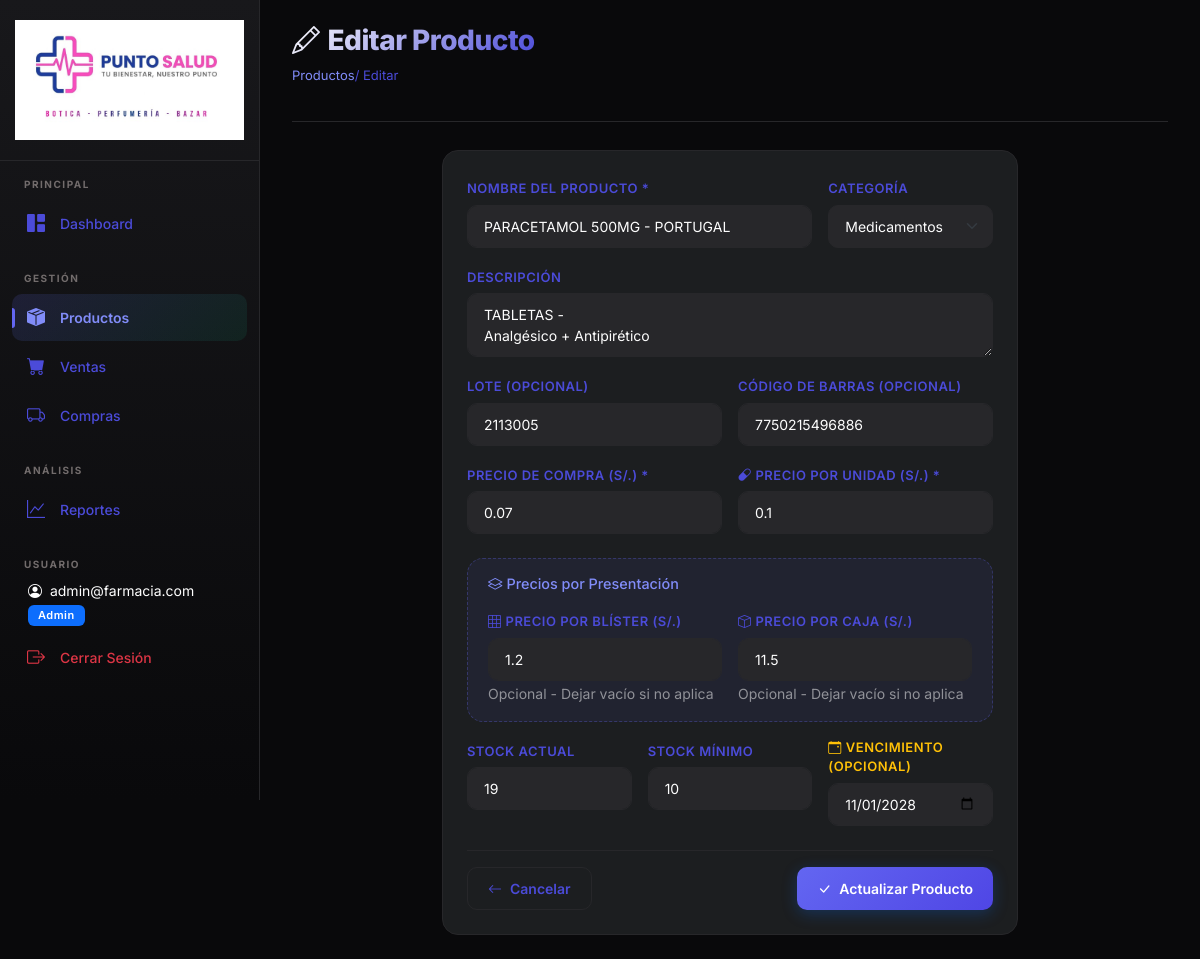
/productos/179/editar (signed in), run on an earlier commit of the app's database.
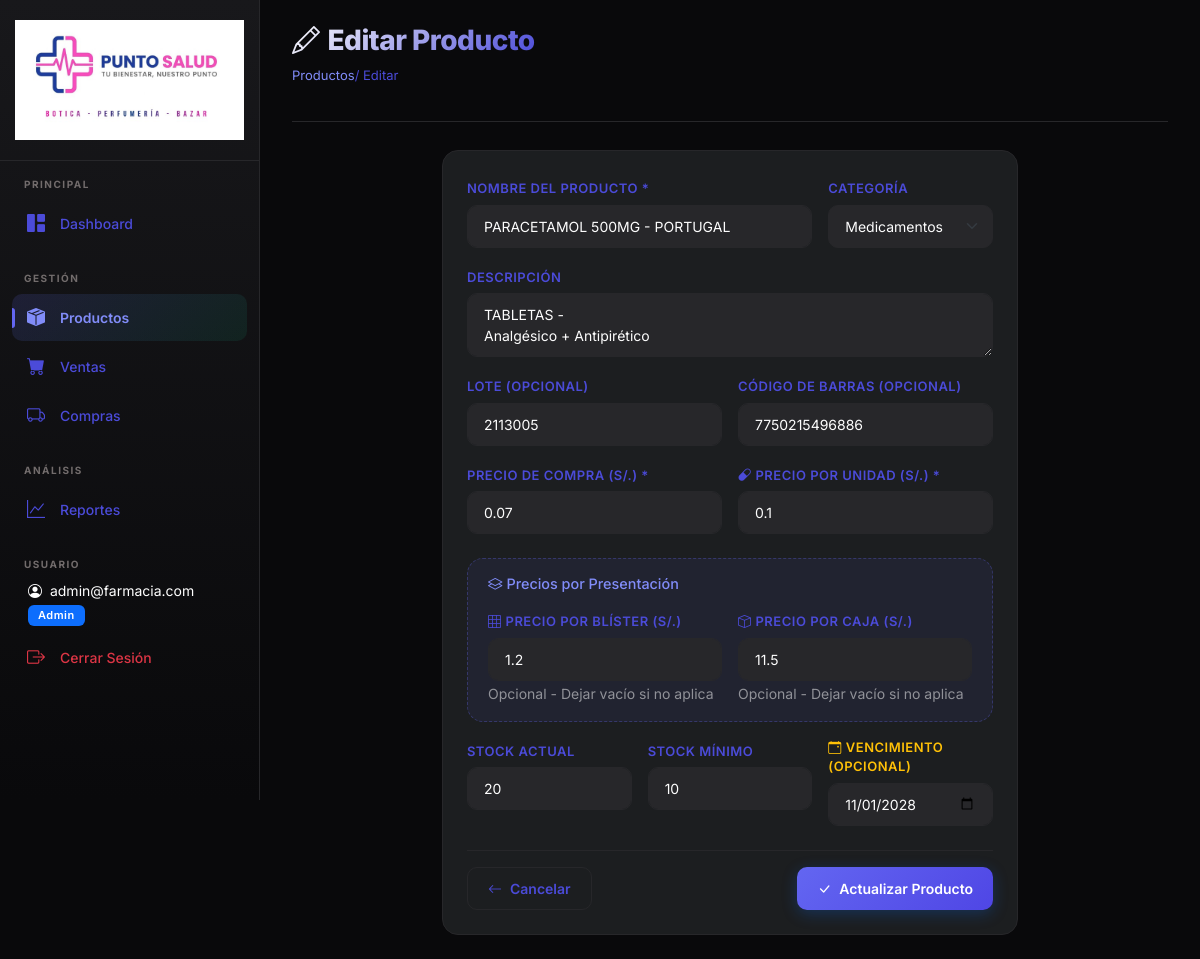
And on a later commit of the database.
### models.py (models this page shows, shortened)
class Producto(db.Model):
    __tablename__ = 'productos'
    id = db.Column(db.Integer, primary_key=True)
    nombre = db.Column(db.String(200), nullable=False)
    descripcion = db.Column(db.Text, nullable=True)
    categoria = db.Column(db.String(100), nullable=True, default='General')
    lote = db.Column(db.String(100), nullable=True)
    codigo_barras = db.Column(db.String(100), nullable=True, index=True)
    precio_compra = db.Column(db.Float, nullable=False, default=0.0)
    precio_venta = db.Column(db.Float, nullable=False, default=0.0)
    stock = db.Column(db.Integer, nullable=False, default=0)
    stock_minimo = db.Column(db.Integer, nullable=False, default=5)
    fecha_vencimiento = db.Column(db.Date, nullable=True)
    precio_blister = db.Column(db.Float, nullable=True, default=0.0)
    precio_caja = db.Column(db.Float, nullable=True, default=0.0)
    fecha_creacion = db.Column(db.DateTime, default=datetime.now)
    detalles_venta = db.relationship('DetalleVenta', backref='producto', lazy=True)
    detalles_compra = db.relationship('DetalleCompra', backref='producto', lazy=True)

### app.py (the view, shortened to what this page needs)
@app.route('/productos/<int:id>/editar', methods=['GET', 'POST'])
@login_required
def producto_editar(id):
    if not current_user.is_admin:
        flash('No tienes permisos para realizar esta acción.', 'danger')
        return redirect(url_for('productos_lista'))
    producto = Producto.query.get_or_404(id)
    return render_template('productos/formulario.html', producto=producto)

### app.py (called while the page is built)
@login_manager.user_loader
def load_user(user_id):
    return Usuario.query.get(int(user_id))

### models.py (called while the page is built)
    @property
    def is_admin(self):
        return self.rol == 'admin'

### templates/productos/formulario.html (shortened to what the changed rows need)
{% extends "base.html" %}
{% block content %}
<div class="page-header">
    <div>
        <h1><i class="bi bi-{{ 'pencil' if producto else 'plus-lg' }} me-2"></i>{{ 'Editar' if producto else 'Nuevo' }}
            Producto</h1>
    </div>
</div>
<div class="row justify-content-center">
    <div class="col-md-8">
        <div class="card">
            <div class="card-body p-4">
                <form method="POST" id="form-producto">
                    <div class="row g-3">
                        <div class="col-md-8">
                            <label class="form-label">Nombre del Producto *</label>
                            <input type="text" name="nombre" class="form-control" required
                                value="{{ producto.nombre if producto else '' }}" placeholder="Ej: Paracetamol 500mg"
                                id="input-nombre">
                        </div>
                                {% set categorias = ['General', 'Medicamentos', 'Vitaminas', 'Higiene', 'Cuidado
                                Personal', 'Bebé', 'Primeros Auxilios', 'Equipos Médicos'] %}
                        <div class="col-12">
                            <label class="form-label">Descripción</label>
                            <textarea name="descripcion" class="form-control" rows="2"
                                placeholder="Descripción del producto (opcional)"
                                id="input-descripcion">{{ producto.descripcion if producto else '' }}</textarea>
                        </div>
                        <div class="col-md-6">
                            <label class="form-label">Lote (Opcional)</label>
                            <input type="text" name="lote" class="form-control"
                                value="{{ producto.lote if producto and producto.lote else '' }}"
                                placeholder="Ej: Lote ABC-1234" id="input-lote">
                        </div>
                        <div class="col-md-6">
                            <label class="form-label">Código de Barras (Opcional)</label>
                            <input type="text" name="codigo_barras" class="form-control"
                                value="{{ producto.codigo_barras if producto and producto.codigo_barras else '' }}"
                                placeholder="Ej: 775123456789" id="input-codigo-barras">
                        </div>
                        <div class="col-md-6">
                            <label class="form-label">Precio de Compra (S/.) *</label>
                            <input type="number" name="precio_compra" class="form-control" step="0.01" min="0" required
                                value="{{ producto.precio_compra if producto else '' }}" placeholder="0.00"
                                id="input-precio-compra">
                        </div>
                        <div class="col-md-6">
                            <label class="form-label" id="label-precio-venta">Precio de Venta (S/.) *</label>
                            <input type="number" name="precio_venta" class="form-control" step="0.01" min="0" required
                                value="{{ producto.precio_venta if producto else '' }}" placeholder="0.00"
                                id="input-precio-venta">
                        </div>
                        <div class="col-12" id="seccion-presentaciones" style="display: none;">
                            <div class="card mt-2" style="background: rgba(99, 102, 241, 0.08); border: 1px dashed rgba(99, 102, 241, 0.3);">
                                <div class="card-body py-3">
                                    <div class="row g-3">
                                        <div class="col-md-6">
                                            <label class="form-label"><i class="bi bi-grid-3x3 me-1"></i>Precio por Blíster (S/.)</label>
                                            <input type="number" name="precio_blister" class="form-control" step="0.01" min="0"
                                                value="{{ producto.precio_blister if producto and producto.precio_blister else '' }}" placeholder="0.00"
                                                id="input-precio-blister">
                                            <small class="text-white-50">Opcional - Dejar vacío si no aplica</small>
                                        </div>
                                        <div class="col-md-6">
                                            <label class="form-label"><i class="bi bi-box me-1"></i>Precio por Caja (S/.)</label>
                                            <input type="number" name="precio_caja" class="form-control" step="0.01" min="0"
                                                value="{{ producto.precio_caja if producto and producto.precio_caja else '' }}" placeholder="0.00"
                                                id="input-precio-caja">
                                            <small class="text-white-50">Opcional - Dejar vacío si no aplica</small>
                                        </div>
                                    </div>
                                </div>
                            </div>
                        </div>
                        <div class="col-md-4">
                            <label class="form-label">Stock Actual</label>
                            <input type="number" name="stock" class="form-control" min="0"
                                value="{{ producto.stock if producto else 0 }}" id="input-stock">
                        </div>
                        <div class="col-md-4">
                            <label class="form-label">Stock Mínimo</label>
                            <input type="number" name="stock_minimo" class="form-control" min="0"
                                value="{{ producto.stock_minimo if producto else 5 }}" id="input-stock-minimo">
                        </div>
                        <div class="col-md-4">
                            <label class="form-label text-warning"><i class="bi bi-calendar-event me-1"></i>Vencimiento
                                (Opcional)</label>
                            <input type="date" name="fecha_vencimiento" class="form-control"
                                value="{{ producto.fecha_vencimiento.strftime('%Y-%m-%d') if producto and producto.fecha_vencimiento else '' }}"
                                id="input-fecha-vencimiento">
                        </div>
                    </div>
                </form>
            </div>
        </div>
    </div>
</div>
{% endblock %}

What changed in the data, as far as the page shows it:
changed Producto "PARACETAMOL 500MG - PORTUGAL": stock "19" → "20"
